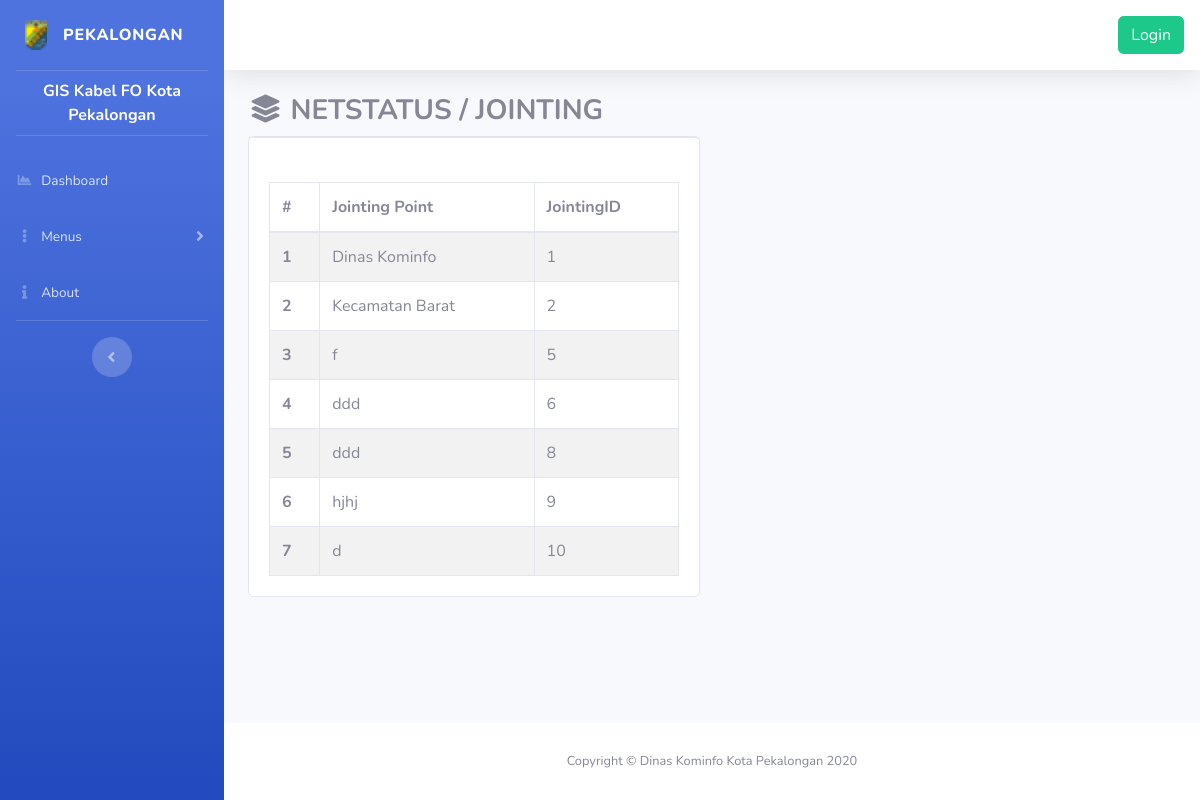
The app's page /index.php/netstatus/jointing with its own data.
### tables this page shows
CREATE TABLE `desc` (
  `id` int(11) NOT NULL,
  `name` varchar(255) NOT NULL,
  `desc` text NOT NULL
);

CREATE TABLE `jointing` (
  `id` int(4) NOT NULL,
  `jointing` varchar(25) NOT NULL
);

### index.php (called while the page is built, shortened)
<?php
require_once BASEPATH.'core/CodeIgniter.php';

### application/models/Home_model.php (called while the page is built, shortened)
<?php
class Home_model extends CI_Model {
	public function jointing(){
		$data = $this->db->query("SELECT * FROM jointing");
		return $data->result_array();
	}
}

### application/views/home/jointing.php (the view, shortened to what this page needs)
<div class="container-fluid">
	<h3><strong><span><?= $icon ?></span> <?= $title ?></strong></h3>
	<section class="content">
		<div class="row">
			<div class="col-lg-6 col-md-12 col-sm-12">
				<div class="box-body">
					<div class="card">
						<div class="card-header d-flex p-0">
						</div>
						<div class="card-body">
							<div class="tab-content">
								<br>
								<div class="table-wrapper-scroll-y my-custom-scrollbar">
									<table class="table table-bordered table-striped mb-0">
										<thead>
											<tr>
												<th scope="col">#</th>
												<th scope="col">Jointing Point</th>
												<th scope="col">JointingID</th>
											</tr>
										</thead>
										<tbody>
											<?php $i = 1; ?>
											<?php foreach ($jointing as $j) : ?>
												<tr>
													<th scope="row"><?= $i; ?></th>
													<td><?php echo $j['jointing'] ?></td>
													<td><?php echo $j['id'] ?></td>
												</tr>
												<?php $i++; ?>
											<?php endforeach; ?>
										</tbody>
									</table>
								</div>
							</div>
						</div>
					</div>
				</div>
			</div>
		</section>
	</div>
</div>

### application/views/templates/frontend/sidebar.php (shortened to what this page needs)
<ul class="navbar-nav bg-gradient-primary sidebar sidebar-dark accordion" id="accordionSidebar">
  <a class="sidebar-brand d-flex align-items-center justify-content-center" href="<?php echo base_url(''); ?>">
    <div class="sidebar-brand-icon">
      <img height="30px" src="<?= base_url('/assets/img/fav.ico')?>">
    </div>
    <div class="sidebar-brand-text mx-3">Pekalongan</div>
  </a>
  <hr class="sidebar-divider my-0">
  <li class="nav-item active">
    <center class="mt-2 mb-2 ml-2 mr-2"><b><span style="color: #ffffff"><?= $desc['desc']; ?></b></span></center>
  </li>
  <hr class="sidebar-divider">
  <li class="nav-item">
    <a class="nav-link" href="<?php echo base_url('home'); ?>">
      <i class="fas fa-fw fa-chart-area"></i>
      <span>Dashboard</span></a>
    </li>
    <li class="nav-item">
      <a class="nav-link collapsed" href="#" data-toggle="collapse" data-target="#collapseUtilities" aria-expanded="true" aria-controls="collapseUtilities">
        <i class="fas fa-fw fa-ellipsis-v"></i>
        <span>Menus</span>
      </a>
    </li>
      <li class="nav-item">
        <a class="nav-link" href="<?php echo base_url('about'); ?>">
          <i class="fas fa-fw fa-info"></i>
          <span>About</span></a>
        </li>
        <hr class="sidebar-divider d-none d-md-block">
        <div class="text-center d-none d-md-inline">
          <button class="rounded-circle border-0" id="sidebarToggle"></button>
        </div>
      </ul>

### application/views/templates/frontend/header.php (style rules this page uses)
html, body { height: 100%; margin: 0; padding: 0; }
.my-custom-scrollbar { position: relative; overflow: auto; }
.table-wrapper-scroll-y { display: block; }

### records on screen
desc: desc "GIS Kabel FO Kota Pekalongan"
jointing: jointing "Dinas Kominfo", id "1"
jointing: jointing "Kecamatan Barat", id "2"
jointing: jointing "f", id "5"
jointing: jointing "ddd", id "6"
jointing: jointing "ddd", id "8"
jointing: jointing "hjhj", id "9"
jointing: jointing "d", id "10"

### other values on screen
$title "NETSTATUS / JOINTING"
